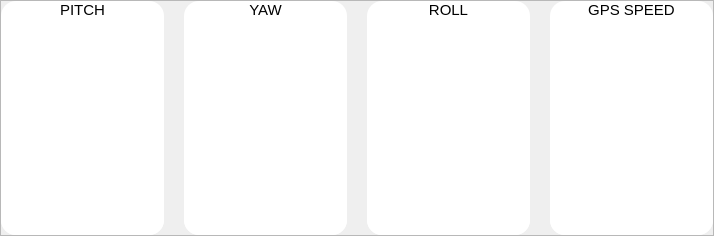
                     <widget class="QFrame" name="data_2">
                      <property name="frameShape">
                       <enum>QFrame::StyledPanel</enum>
                      </property>
                      <property name="frameShadow">
                       <enum>QFrame::Raised</enum>
                      </property>
                      <layout class="QHBoxLayout" name="horizontalLayout_13">
                       <property name="spacing">
                        <number>20</number>
                       </property>
                       <property name="leftMargin">
                        <number>0</number>
                       </property>
                       <property name="topMargin">
                        <number>0</number>
                       </property>
                       <property name="rightMargin">
                        <number>0</number>
                       </property>
                       <property name="bottomMargin">
                        <number>0</number>
                       </property>
                       <item>
                        <widget class="QFrame" name="frame_14">
                         <property name="maximumSize">
                          <size>
                           <width>16777215</width>
                           <height>16777215</height>
                          </size>
                         </property>
                         <property name="styleSheet">
                          <string notr="true">background:white;
border-radius: 15px;</string>
                         </property>
                         <property name="frameShape">
                          <enum>QFrame::StyledPanel</enum>
                         </property>
                         <property name="frameShadow">
                          <enum>QFrame::Raised</enum>
                         </property>
                         <layout class="QVBoxLayout" name="verticalLayout_61" stretch="0,1">
                          <property name="leftMargin">
                           <number>0</number>
                          </property>
                          <property name="topMargin">
                           <number>0</number>
                          </property>
                          <property name="rightMargin">
                           <number>0</number>
                          </property>
                          <property name="bottomMargin">
                           <number>0</number>
                          </property>
                          <item>
                           <widget class="QLabel" name="label_41">
                            <property name="font">
                             <font>
                              <pointsize>11</pointsize>
                             </font>
                            </property>
                            <property name="styleSheet">
                             <string notr="true">background:transparent;
border-top-left-radius: 15px;
border-top-right-radius: 15px;</string>
                            </property>
                            <property name="text">
                             <string>PITCH</string>
                            </property>
                            <property name="alignment">
                             <set>Qt::AlignCenter</set>
                            </property>
                           </widget>
                          </item>
                          <item>
                           <widget class="QFrame" name="frame_83">
                            <property name="frameShape">
                             <enum>QFrame::StyledPanel</enum>
                            </property>
                            <property name="frameShadow">
                             <enum>QFrame::Raised</enum>
                            </property>
                            <layout class="QVBoxLayout" name="verticalLayout_69">
                             <item>
                              <widget class="QTextEdit" name="accelerometer_value_x_7">
                               <property name="sizePolicy">
                                <sizepolicy hsizetype="Preferred" vsizetype="Preferred">
                                 <horstretch>0</horstretch>
                                 <verstretch>0</verstretch>
                                </sizepolicy>
                               </property>
                               <property name="minimumSize">
                                <size>
                                 <width>0</width>
                                 <height>0</height>
                                </size>
                               </property>
                               <property name="maximumSize">
                                <size>
                                 <width>145</width>
                                 <height>16777215</height>
                                </size>
                               </property>
                               <property name="styleSheet">
                                <string notr="true">background:transparent;</string>
                               </property>
                               <property name="readOnly">
                                <bool>true</bool>
                               </property>
                              </widget>
                             </item>
                            </layout>
                           </widget>
                          </item>
                         </layout>
                        </widget>
                       </item>
                       <item>
                        <widget class="QFrame" name="frame_20">
                         <property name="maximumSize">
                          <size>
                           <width>16777215</width>
                           <height>16777215</height>
                          </size>
                         </property>
                         <property name="styleSheet">
                          <string notr="true">background:white;
border-radius: 15px;</string>
                         </property>
                         <property name="frameShape">
                          <enum>QFrame::StyledPanel</enum>
                         </property>
                         <property name="frameShadow">
                          <enum>QFrame::Raised</enum>
                         </property>
                         <layout class="QVBoxLayout" name="verticalLayout_62" stretch="0,1">
                          <property name="leftMargin">
                           <number>0</number>
                          </property>
                          <property name="topMargin">
                           <number>0</number>
                          </property>
                          <property name="rightMargin">
                           <number>0</number>
                          </property>
                          <property name="bottomMargin">
                           <number>0</number>
                          </property>
                          <item>
                           <widget class="QLabel" name="label_42">
                            <property name="font">
                             <font>
                              <pointsize>11</pointsize>
                             </font>
                            </property>
                            <property name="styleSheet">
                             <string notr="true">background:transparent;
border-top-left-radius: 15px;
border-top-right-radius: 15px;</string>
                            </property>
                            <property name="text">
                             <string>YAW</string>
                            </property>
                            <property name="alignment">
                             <set>Qt::AlignCenter</set>
                            </property>
                           </widget>
                          </item>
                          <item>
                           <widget class="QFrame" name="frame_85">
                            <property name="frameShape">
                             <enum>QFrame::StyledPanel</enum>
                            </property>
                            <property name="frameShadow">
                             <enum>QFrame::Raised</enum>
                            </property>
                            <layout class="QVBoxLayout" name="verticalLayout_74">
                             <item>
                              <widget class="QTextEdit" name="accelerometer_value_x_8">
                               <property name="sizePolicy">
                                <sizepolicy hsizetype="Preferred" vsizetype="Preferred">
                                 <horstretch>0</horstretch>
                                 <verstretch>0</verstretch>
                                </sizepolicy>
                               </property>
                               <property name="minimumSize">
                                <size>
                                 <width>0</width>
                                 <height>0</height>
                                </size>
                               </property>
                               <property name="maximumSize">
                                <size>
                                 <width>145</width>
                                 <height>16777215</height>
                                </size>
                               </property>
                               <property name="styleSheet">
                                <string notr="true">background:transparent;</string>
                               </property>
                               <property name="readOnly">
                                <bool>true</bool>
                               </property>
                              </widget>
                             </item>
                            </layout>
                           </widget>
                          </item>
                         </layout>
                        </widget>
                       </item>
                       <item>
                        <widget class="QFrame" name="frame_19">
                         <property name="maximumSize">
                          <size>
                           <width>16777215</width>
                           <height>16777215</height>
                          </size>
                         </property>
                         <property name="styleSheet">
                          <string notr="true">background:white;
border-radius: 15px;</string>
                         </property>
                         <property name="frameShape">
                          <enum>QFrame::StyledPanel</enum>
                         </property>
                         <property name="frameShadow">
                          <enum>QFrame::Raised</enum>
                         </property>
                         <layout class="QVBoxLayout" name="verticalLayout_63" stretch="0,1">
                          <property name="leftMargin">
                           <number>0</number>
                          </property>
                          <property name="topMargin">
                           <number>0</number>
                          </property>
                          <property name="rightMargin">
                           <number>0</number>
                          </property>
                          <property name="bottomMargin">
                           <number>0</number>
                          </property>
                          <item>
                           <widget class="QLabel" name="label_43">
                            <property name="font">
                             <font>
                              <pointsize>11</pointsize>
                             </font>
                            </property>
                            <property name="styleSheet">
                             <string notr="true">background:transparent;
border-top-left-radius: 15px;
border-top-right-radius: 15px;</string>
                            </property>
                            <property name="text">
                             <string>ROLL</string>
                            </property>
                            <property name="alignment">
                             <set>Qt::AlignCenter</set>
                            </property>
                           </widget>
                          </item>
                          <item>
                           <widget class="QFrame" name="frame_88">
                            <property name="frameShape">
                             <enum>QFrame::StyledPanel</enum>
                            </property>
                            <property name="frameShadow">
                             <enum>QFrame::Raised</enum>
                            </property>
                            <layout class="QVBoxLayout" name="verticalLayout_75">
                             <item>
                              <widget class="QTextEdit" name="accelerometer_value_x_5">
                               <property name="sizePolicy">
                                <sizepolicy hsizetype="Preferred" vsizetype="Preferred">
                                 <horstretch>0</horstretch>
                                 <verstretch>0</verstretch>
                                </sizepolicy>
                               </property>
                               <property name="minimumSize">
                                <size>
                                 <width>0</width>
                                 <height>0</height>
                                </size>
                               </property>
                               <property name="maximumSize">
                                <size>
                                 <width>145</width>
                                 <height>16777215</height>
                                </size>
                               </property>
                               <property name="styleSheet">
                                <string notr="true">background:transparent;</string>
                               </property>
                               <property name="readOnly">
                                <bool>true</bool>
                               </property>
                              </widget>
                             </item>
                            </layout>
                           </widget>
                          </item>
                         </layout>
                        </widget>
                       </item>
                       <item>
                        <widget class="QFrame" name="frame_18">
                         <property name="maximumSize">
                          <size>
                           <width>16777215</width>
                           <height>16777215</height>
                          </size>
                         </property>
                         <property name="styleSheet">
                          <string notr="true">background:white;
border-radius: 15px;</string>
                         </property>
                         <property name="frameShape">
                          <enum>QFrame::StyledPanel</enum>
                         </property>
                         <property name="frameShadow">
                          <enum>QFrame::Raised</enum>
                         </property>
                         <layout class="QVBoxLayout" name="verticalLayout_64" stretch="0,1">
                          <property name="leftMargin">
                           <number>0</number>
                          </property>
                          <property name="topMargin">
                           <number>0</number>
                          </property>
                          <property name="rightMargin">
                           <number>0</number>
                          </property>
                          <property name="bottomMargin">
                           <number>0</number>
                          </property>
                          <item>
                           <widget class="QLabel" name="label_44">
                            <property name="font">
                             <font>
                              <pointsize>11</pointsize>
                             </font>
                            </property>
                            <property name="styleSheet">
                             <string notr="true">background:transparent;
border-top-left-radius: 15px;
border-top-right-radius: 15px;</string>
                            </property>
                            <property name="text">
                             <string>GPS SPEED</string>
                            </property>
                            <property name="alignment">
                             <set>Qt::AlignCenter</set>
                            </property>
                           </widget>
                          </item>
                          <item>
                           <widget class="QFrame" name="frame_89">
                            <property name="frameShape">
                             <enum>QFrame::StyledPanel</enum>
                            </property>
                            <property name="frameShadow">
                             <enum>QFrame::Raised</enum>
                            </property>
                            <layout class="QVBoxLayout" name="verticalLayout_76">
                             <item>
                              <widget class="QTextEdit" name="accelerometer_value_x_3">
                               <property name="sizePolicy">
                                <sizepolicy hsizetype="Preferred" vsizetype="Preferred">
                                 <horstretch>0</horstretch>
                                 <verstretch>0</verstretch>
                                </sizepolicy>
                               </property>
                               <property name="minimumSize">
                                <size>
                                 <width>0</width>
                                 <height>0</height>
                                </size>
                               </property>
                               <property name="maximumSize">
                                <size>
                                 <width>145</width>
                                 <height>16777215</height>
                                </size>
                               </property>
                               <property name="styleSheet">
                                <string notr="true">background:transparent;</string>
                               </property>
                               <property name="readOnly">
                                <bool>true</bool>
                               </property>
                              </widget>
                             </item>
                            </layout>
                           </widget>
                          </item>
                         </layout>
                        </widget>
                       </item>
                      </layout>
                     </widget>
